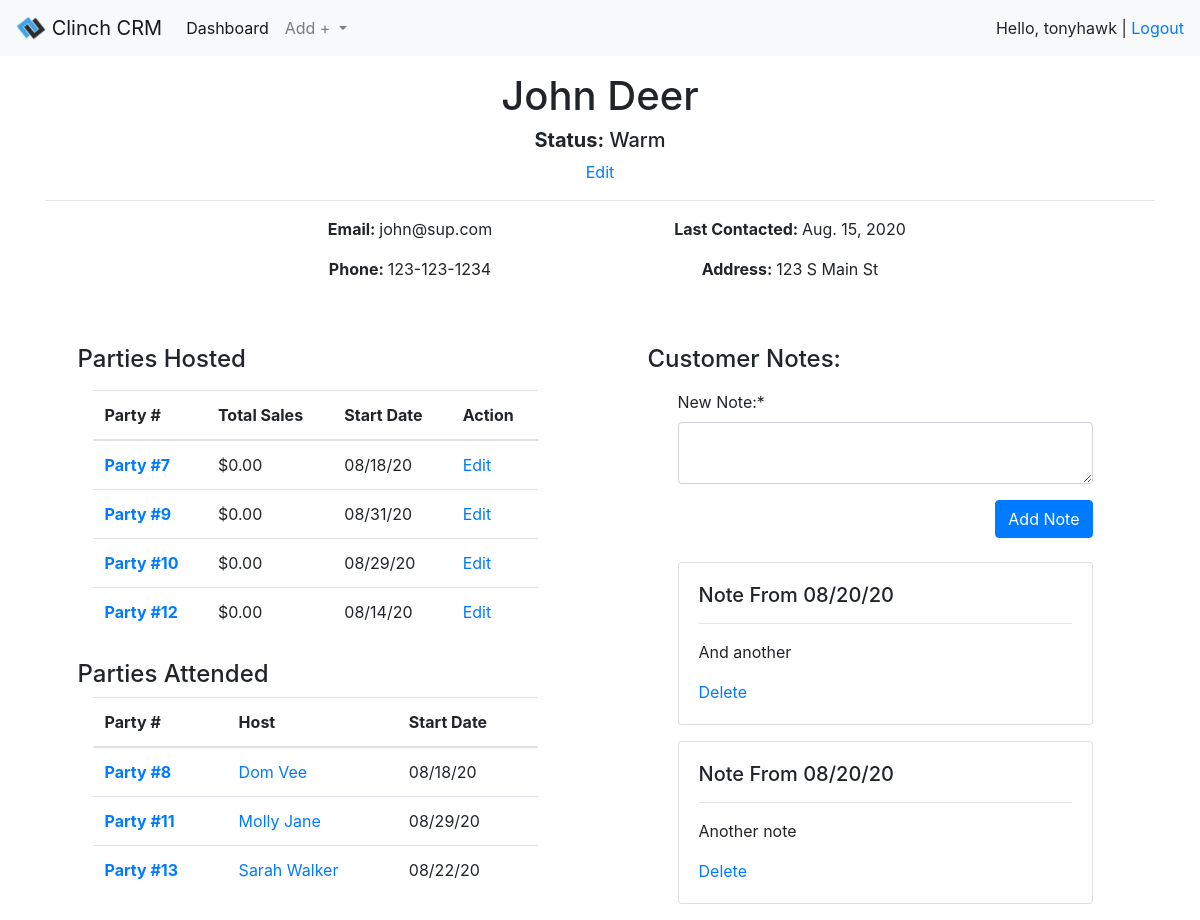
Page /app/customer/1 (signed in) on the committed database.
### customer_sys/models.py (models this page shows, shortened)
class Contact(models.Model):
    status_choices = (
        ("Cold", "Cold"),
        ("Warm", "Warm"),
        ("Party", "Interested in Party"),
        ("Consultant", "Interested in Consulting"),
        ("Host", "Hosted Party"),
        ("Joined", "Joined Team")
    )
    first_name = models.CharField(max_length=45)
    last_name = models.CharField(max_length=45, blank=True)
    email = models.EmailField(blank=True, null=True)
    phone = models.CharField(max_length=45, blank=True)
    address = models.CharField(max_length=255, blank=True)
    last_contact = models.DateField(blank=True, null=True)
    bg_info = models.TextField(blank=True)
    status = models.CharField(max_length=255, choices=status_choices, default="Cold")
    consultant = models.ForeignKey(User, related_name="contacts", on_delete=models.CASCADE, blank=True)
    updated_at = models.DateTimeField(auto_now=True)
    created_at = models.DateTimeField(auto_now_add=True)

class Party(models.Model):
    total = models.DecimalField(max_digits=10, decimal_places=2)
    start_date = models.DateField()
    link = models.CharField(max_length=255, blank=True)
    updated_at = models.DateTimeField(auto_now=True)
    created_at = models.DateTimeField(auto_now_add=True)
    host = models.ForeignKey(Contact, related_name="parties_hosting", on_delete=models.CASCADE, blank=True)
    guest = models.ManyToManyField(Contact, related_name="parties_attending", blank=True)
    consultant = models.ForeignKey(User, related_name="parties", on_delete=models.CASCADE, blank=True)

class Note(models.Model):
    body = models.TextField()
    contact = models.ForeignKey(Contact, related_name="notes", on_delete=models.CASCADE, blank=True)
    updated_at = models.DateTimeField(auto_now=True)
    created_at = models.DateTimeField(auto_now_add=True)

### customer_sys/views.py (the view)
# urls.py: path('customer/<int:cust_id>', views.customerPage, name="customerPage"),
def customerPage(request, cust_id):
    contact = Contact.objects.get(id=cust_id)
    if contact not in request.user.contacts.all():
        return redirect('/app/')
    else:
        notes = contact.notes.all().order_by('-created_at')
        parties_hosted = contact.parties_hosting.all()
        parties_attending = contact.parties_attending.all()
        note_form = NoteForm()
        context = {
            "contact":contact,
            "parties_hosted":parties_hosted,
            "parties_attended":parties_attending,
            "notes":notes,
            "note_form":note_form,
        }
        return render(request, 'customer_sys/customerPage.html', context)

### customer_sys/forms.py
class NoteForm(forms.ModelForm):
    class Meta:
        model = Note
        fields = [
            "body",
        ]
        labels = {
            'body':"New Note:",
        }
        widgets = {
            'body': forms.Textarea(attrs={'rows':2}),
        }

### customer_sys/templates/customer_sys/customerPage.html (shortened to what this page needs)
{% extends 'customer_sys/base.html' %}
{% block content %}
<div class="row mt-3">
    <div class="container text-center">
      <h1>{{ contact.first_name }} {{ contact.last_name }}</h1>
      <h5><b>Status:</b> {{ contact.status }}</h5>
      <p><a href="{% url 'customerEdit' contact.id %}">Edit</a></p>
      <hr>
    </div>
</div>
<div class="row">
    <div class="col-2">
    </div>
    <div class="col-4 text-center">
        <p><b>Email: </b>{{ contact.email }}</p>
        <p><b>Phone: </b>{{ contact.phone }}</p>
    </div>
    <div class="col-4 text-center">
        <p><b>Last Contacted: </b>{{ contact.last_contact }}</p>
        <p><b>Address: </b>{{ contact.address }}</p>
    </div>
    <div class="col-2">
    </div>
</div>
<div class="row mt-5">
    <div class="container col-5">
      <div class="row mb-2">
        <h4>Parties Hosted</h4>
      </div>
      <table class="table table-hover">
        <thead>
          <tr>
            <th scope="col">Party #</th>
            <th scope="col">Total Sales</th>
            <th scope="col">Start Date</th>
            <th scope="col">Action</th>
          </tr>
        </thead>
        <tbody>
          {% for party in parties_hosted %}
          <tr>
            <th scope="row"><a href="{% url 'partyPage' party.id %}">Party #{{ party.id }}</a></th>
            <td>${{ party.total }}</td>
            <td>{{ party.start_date|date:"m/d/y"}}</td>
            <td><a href="#">Edit</a></td>
          </tr>
          {% endfor %}
        </tbody>
      </table>
      <div class="row mt-4">
        <h4>Parties Attended</h4>
      </div>
      <table class="table table-hover">
        <thead>
          <tr>
            <th scope="col">Party #</th>
            <th scope="col">Host</th>
            <th scope="col">Start Date</th>
          </tr>
        </thead>
        <tbody>
          {% for party in parties_attended %}
          <tr>
            <th scope="row"><a href="{% url 'partyPage' party.id %}">Party #{{ party.id }}</a></th>
            <td><a href="{% url 'customerPage' party.host.id %}">{{ party.host.first_name }} {{ party.host.last_name }}</a></td>
            <td>{{ party.start_date|date:"m/d/y"}}</td>
          </tr>
          {% endfor %}
        </tbody>
      </table>
    </div>
    <div class="container col-5">
      <div class="row mb-2">
        <h4>Customer Notes:</h4>
      </div>
      <div class="container">
        <form action="{% url 'addNote' %}" method="POST">
        {% load crispy_forms_tags %}
          <div class="form-group">
          {{ note_form|crispy }}
          <button type="submit" class="btn btn-primary float-right mb-4">Add Note</button>
        </form>
      </div>
      {% for note in notes %}
      <div class="card mb-3" style="width: 100%;">
        <div class="card-body">
          <h5 class="card-title">Note From {{ note.created_at|date:"m/d/y" }}</h5>
          <hr>
          <p class="card-text">{{ note.body }}</p>
          <a href="{% url 'deleteNote' note.id contact.id %}" class="card-link">Delete</a>
        </div>
      </div>
      {% endfor %}
</div>
</div>
    </div>
{% endblock %}

### customer_sys/templates/customer_sys/base.html (shortened to what this page needs)
<!doctype html>
<html lang="en">
  <head>
    <link rel="stylesheet" href="https://stackpath.bootstrapcdn.com/bootstrap/4.5.2/css/bootstrap.min.css">
    {% load static %}
    <link rel="stylesheet" href="{% static 'reg_auth/style.css' %}">
  </head>
  <body>
    <nav class="navbar navbar-expand-lg navbar-light bg-light">
      <a class="navbar-brand" href="{% url 'app' %}">
        <img src="{% static 'reg_auth/images/Clinch_CRM.png' %}" width="30" height="30" class="d-inline-block align-top" alt="" loading="lazy">
        Clinch CRM
      </a>
      <div class="collapse navbar-collapse" id="navbarText">
        <ul class="navbar-nav mr-auto">
          <li class="nav-item active">
            <a class="nav-link" href="{% url 'app' %}">Dashboard <span class="sr-only">(current)</span></a>
          </li>
          <li class="nav-item dropdown">
            <a class="nav-link dropdown-toggle" href="#" id="navbarDropdown" role="button" data-toggle="dropdown" aria-haspopup="true" aria-expanded="false">
              Add +
            </a>
          </li>
        </ul>
        <span>
          Hello, {{ request.user.username }} | <a href="/logout">Logout</a>
        </span>
      </div>
    </nav>
    <div class="container">
        {% block content %}
        {% endblock %}
  </body>
  </html>

### rows in the picture
Contact: first_name "John", last_name "Deer", status "Warm", email "john@sup.com", phone "123-123-1234", last_contact "Aug. 15, 2020", address "123 S Main St"
Party: id "7", total "0.00", start_date "08/18/20"
Party: id "9", total "0.00", start_date "08/31/20"
Party: id "10", total "0.00", start_date "08/29/20"
Party: id "12", total "0.00", start_date "08/14/20"
Party: id "8", host.first_name "Dom", host.last_name "Vee", start_date "08/18/20"
Party: id "11", host.first_name "Molly", host.last_name "Jane", start_date "08/29/20"
Party: id "13", host.first_name "Sarah", host.last_name "Walker", start_date "08/22/20"
Note: created_at "08/20/20", body "And another"
Note: created_at "08/20/20", body "Another note"

### other values in the picture
{{ request.user.username }} "tonyhawk"
